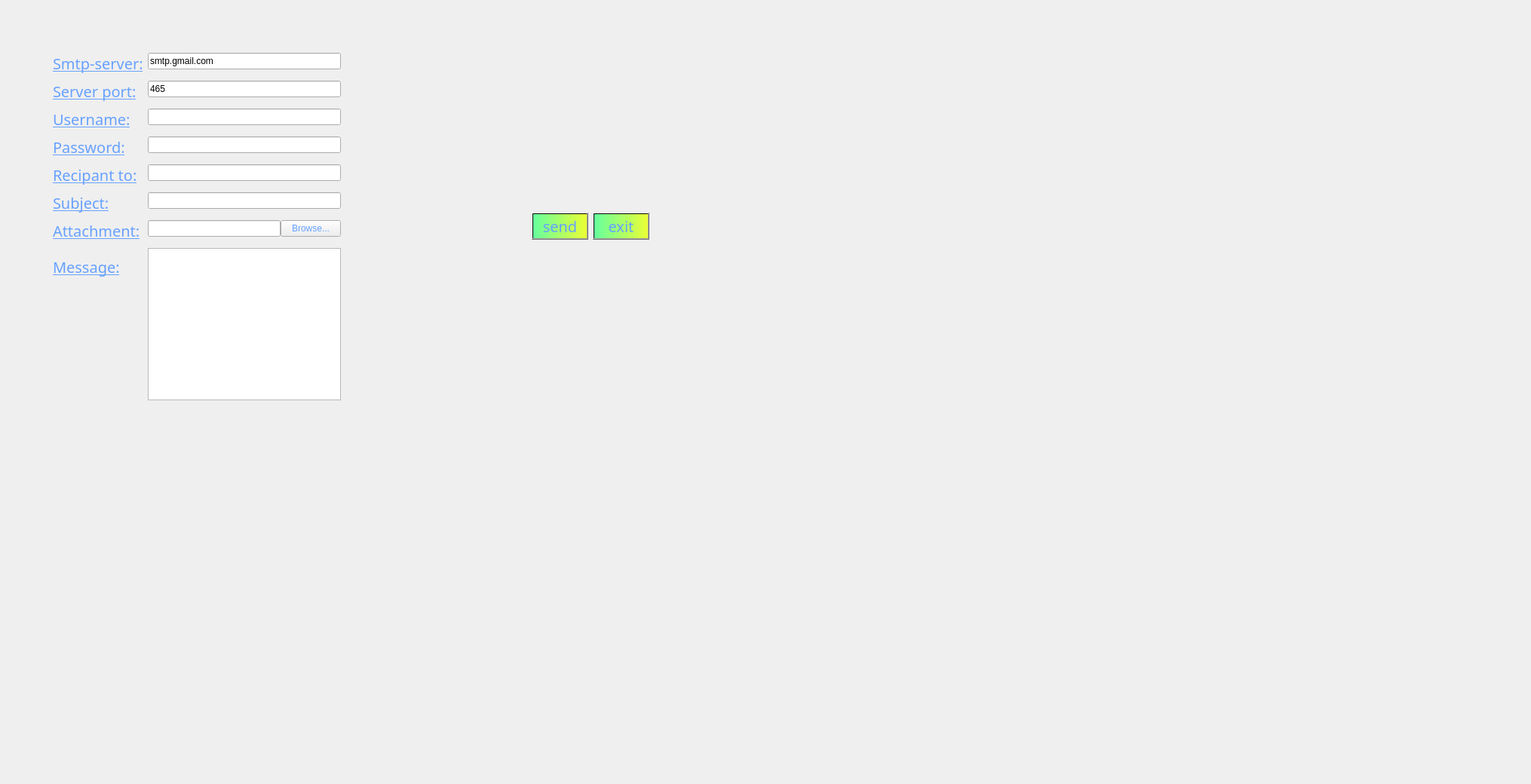
      <widget class="QWidget" name="tab">
       <attribute name="title">
        <string>Mailing</string>
       </attribute>
       <widget class="QLabel" name="label_photo_5">
        <property name="geometry">
         <rect>
          <x>-70</x>
          <y>-10</y>
          <width>2021</width>
          <height>1031</height>
         </rect>
        </property>
        <property name="text">
         <string/>
        </property>
        <property name="pixmap">
         <pixmap>../../smartshop2A18-gestion-employ-scong-s/imagesQT/modifcongback.jpg</pixmap>
        </property>
       </widget>
       <widget class="QWidget" name="layoutWidget">
        <property name="geometry">
         <rect>
          <x>70</x>
          <y>70</y>
          <width>791</width>
          <height>461</height>
         </rect>
        </property>
        <layout class="QHBoxLayout" name="horizontalLayout">
         <item>
          <layout class="QFormLayout" name="formLayout">
           <property name="fieldGrowthPolicy">
            <enum>QFormLayout::ExpandingFieldsGrow</enum>
           </property>
           <property name="rowWrapPolicy">
            <enum>QFormLayout::WrapLongRows</enum>
           </property>
           <property name="verticalSpacing">
            <number>9</number>
           </property>
           <item row="0" column="0">
            <widget class="QLabel" name="label">
             <property name="font">
              <font>
               <family>Rockwell</family>
               <pointsize>15</pointsize>
               <weight>50</weight>
               <italic>false</italic>
               <bold>false</bold>
               <underline>true</underline>
              </font>
             </property>
             <property name="styleSheet">
              <string notr="true">color:rgb(103, 161, 255);
</string>
             </property>
             <property name="text">
              <string>Smtp-server:</string>
             </property>
            </widget>
           </item>
           <item row="0" column="1">
            <widget class="QLineEdit" name="server">
             <property name="text">
              <string>smtp.gmail.com</string>
             </property>
            </widget>
           </item>
           <item row="1" column="0">
            <widget class="QLabel" name="label_2">
             <property name="font">
              <font>
               <family>Rockwell</family>
               <pointsize>15</pointsize>
               <weight>50</weight>
               <italic>false</italic>
               <bold>false</bold>
               <underline>true</underline>
              </font>
             </property>
             <property name="styleSheet">
              <string notr="true">color:rgb(103, 161, 255);
</string>
             </property>
             <property name="text">
              <string>Server port:</string>
             </property>
            </widget>
           </item>
           <item row="1" column="1">
            <widget class="QLineEdit" name="port">
             <property name="text">
              <string>465</string>
             </property>
            </widget>
           </item>
           <item row="2" column="0">
            <widget class="QLabel" name="label_3">
             <property name="font">
              <font>
               <family>Rockwell</family>
               <pointsize>15</pointsize>
               <weight>50</weight>
               <italic>false</italic>
               <bold>false</bold>
               <underline>true</underline>
              </font>
             </property>
             <property name="styleSheet">
              <string notr="true">color:rgb(103, 161, 255);

</string>
             </property>
             <property name="text">
              <string>Username:</string>
             </property>
            </widget>
           </item>
           <item row="2" column="1">
            <widget class="QLineEdit" name="uname"/>
           </item>
           <item row="3" column="0">
            <widget class="QLabel" name="label_6">
             <property name="font">
              <font>
               <family>Rockwell</family>
               <pointsize>15</pointsize>
               <weight>50</weight>
               <italic>false</italic>
               <bold>false</bold>
               <underline>true</underline>
              </font>
             </property>
             <property name="styleSheet">
              <string notr="true">color:rgb(103, 161, 255);
</string>
             </property>
             <property name="text">
              <string>Password:</string>
             </property>
            </widget>
           </item>
           <item row="3" column="1">
            <widget class="QLineEdit" name="paswd">
             <property name="inputMask">
              <string/>
             </property>
             <property name="echoMode">
              <enum>QLineEdit::Password</enum>
             </property>
            </widget>
           </item>
           <item row="4" column="0">
            <widget class="QLabel" name="label_10">
             <property name="font">
              <font>
               <family>Rockwell</family>
               <pointsize>15</pointsize>
               <weight>50</weight>
               <italic>false</italic>
               <bold>false</bold>
               <underline>true</underline>
              </font>
             </property>
             <property name="styleSheet">
              <string notr="true">color:rgb(103, 161, 255);
</string>
             </property>
             <property name="text">
              <string>Recipant to:</string>
             </property>
            </widget>
           </item>
           <item row="4" column="1">
            <widget class="QLineEdit" name="rcpt"/>
           </item>
           <item row="5" column="0">
            <widget class="QLabel" name="label_33">
             <property name="font">
              <font>
               <family>Rockwell</family>
               <pointsize>15</pointsize>
               <weight>50</weight>
               <italic>false</italic>
               <bold>false</bold>
               <underline>true</underline>
              </font>
             </property>
             <property name="styleSheet">
              <string notr="true">color:rgb(103, 161, 255);
</string>
             </property>
             <property name="text">
              <string>Subject:</string>
             </property>
            </widget>
           </item>
           <item row="5" column="1">
            <widget class="QLineEdit" name="subject"/>
           </item>
           <item row="6" column="0">
            <widget class="QLabel" name="label_34">
             <property name="font">
              <font>
               <family>Rockwell</family>
               <pointsize>15</pointsize>
               <weight>50</weight>
               <italic>false</italic>
               <bold>false</bold>
               <underline>true</underline>
              </font>
             </property>
             <property name="styleSheet">
              <string notr="true">color:rgb(103, 161, 255);
</string>
             </property>
             <property name="text">
              <string>Attachment:</string>
             </property>
            </widget>
           </item>
           <item row="6" column="1">
            <layout class="QHBoxLayout" name="horizontalLayout_3">
             <item>
              <widget class="QLineEdit" name="file">
               <property name="readOnly">
                <bool>true</bool>
               </property>
              </widget>
             </item>
             <item>
              <widget class="QPushButton" name="browseBtn">
               <property name="styleSheet">
                <string notr="true">color:rgb(103, 161, 255);
</string>
               </property>
               <property name="text">
                <string>Browse...</string>
               </property>
              </widget>
             </item>
            </layout>
           </item>
           <item row="7" column="0">
            <widget class="QLabel" name="label_35">
             <property name="font">
              <font>
               <family>Rockwell</family>
               <pointsize>15</pointsize>
               <weight>50</weight>
               <italic>false</italic>
               <bold>false</bold>
               <underline>true</underline>
              </font>
             </property>
             <property name="styleSheet">
              <string notr="true">color:rgb(103, 161, 255);
</string>
             </property>
             <property name="text">
              <string>Message:</string>
             </property>
            </widget>
           </item>
           <item row="7" column="1">
            <widget class="QPlainTextEdit" name="msg"/>
           </item>
          </layout>
         </item>
         <item>
          <spacer name="horizontalSpacer">
           <property name="orientation">
            <enum>Qt::Horizontal</enum>
           </property>
           <property name="sizeHint" stdset="0">
            <size>
             <width>40</width>
             <height>20</height>
            </size>
           </property>
          </spacer>
         </item>
         <item>
          <widget class="QPushButton" name="sendBtn">
           <property name="font">
            <font>
             <family>Rockwell</family>
             <pointsize>15</pointsize>
             <weight>50</weight>
             <italic>false</italic>
             <bold>false</bold>
            </font>
           </property>
           <property name="styleSheet">
            <string notr="true">background-color: qlineargradient(spread:pad, x1:0, y1:0, x2:1, y2:0, stop:0 rgba(101, 255, 158), stop:1 rgb(235, 255, 52));
color:rgb(103, 161, 255);
</string>
           </property>
           <property name="text">
            <string>send</string>
           </property>
          </widget>
         </item>
         <item>
          <widget class="QPushButton" name="exitBtn">
           <property name="font">
            <font>
             <family>Rockwell</family>
             <pointsize>15</pointsize>
             <weight>50</weight>
             <italic>false</italic>
             <bold>false</bold>
            </font>
           </property>
           <property name="styleSheet">
            <string notr="true">background-color: qlineargradient(spread:pad, x1:0, y1:0, x2:1, y2:0, stop:0 rgba(101, 255, 158), stop:1 rgb(235, 255, 52));
color:rgb(103, 161, 255);
</string>
           </property>
           <property name="text">
            <string>exit</string>
           </property>
          </widget>
         </item>
        </layout>
       </widget>
       <widget class="QLabel" name="label_78">
        <property name="geometry">
         <rect>
          <x>0</x>
          <y>-11</y>
          <width>971</width>
          <height>551</height>
         </rect>
        </property>
        <property name="styleSheet">
         <string notr="true">background-image: url(:/21.jpg);</string>
        </property>
        <property name="text">
         <string/>
        </property>
       </widget>
       <zorder>label_78</zorder>
       <zorder>label_photo_5</zorder>
       <zorder>layoutWidget</zorder>
      </widget>
